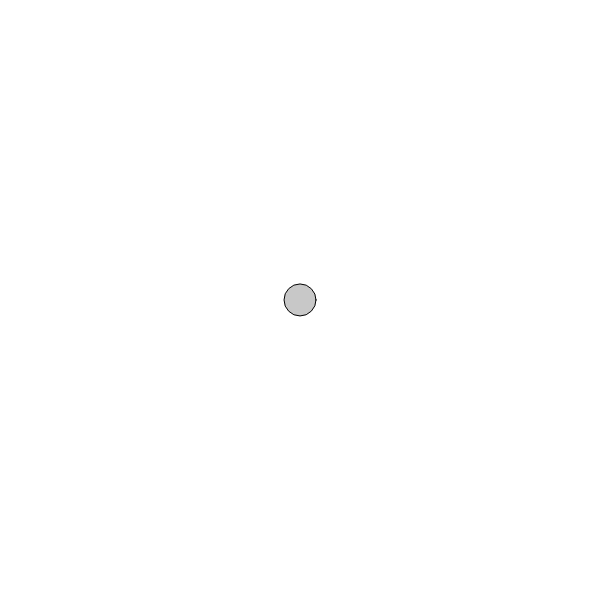
Frame 1 (no input)
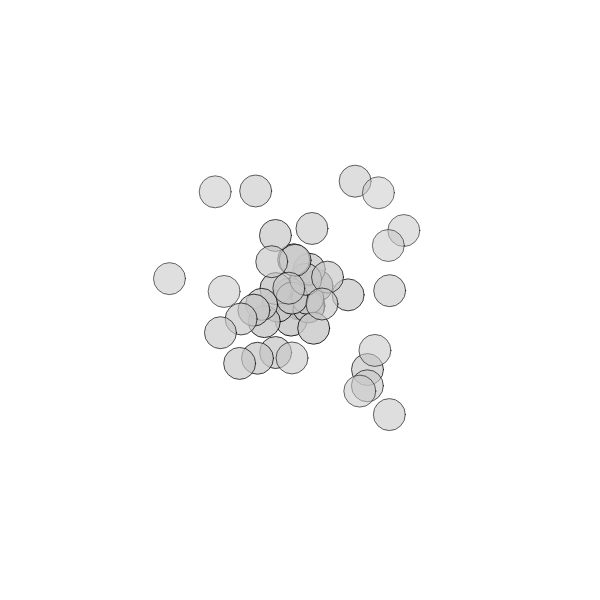
Frame 60 (no input)
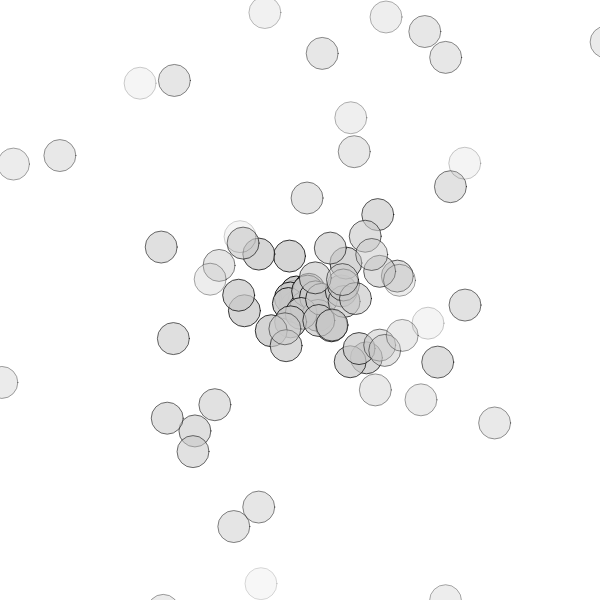
Frame 120 (the mouse pressed at the canvas centre since frame 60)

The p5.js sketch that drew these frames (run headless with seeded random() and noise() and a simulated clock; from frame 60 on, the mouse is pressed at the canvas centre):

// p5.js sketch
// ── sketch.js
let particles = [];
function setup() {
  createCanvas(600, 600);
}

function draw() {
  background(255);
  particles.push(new Particle(createVector(width/2, height/2)));
  for (let i = particles.length - 1; i >= 0; i --) {
    particles[i].run();
    if(particles[i].isDead){
      particles.splice(i, i+1);
    }
  }
}

class Particle{
  constructor(pos){
    this.position = pos;
    this.velocity = createVector();
    this.acceleration = createVector(random(-0.1, 0.1), random(-0.1, 0.1));
    this.lifespan = 255;
    this.isDead = false;
  }

  run(){
    this.update();
    this.display();
  }

  update(){
    this.velocity.add(this.acceleration);
    this.position.add(this.velocity);
    if(this.lifespan <= 0.0){
      this.isDead = true;
    }
    this.lifespan -= 2;
  }

  display(){
    stroke(0, this.lifespan);
    fill(200, this.lifespan);
    ellipse(this.position.x, this.position.y, 32);
  }

}
